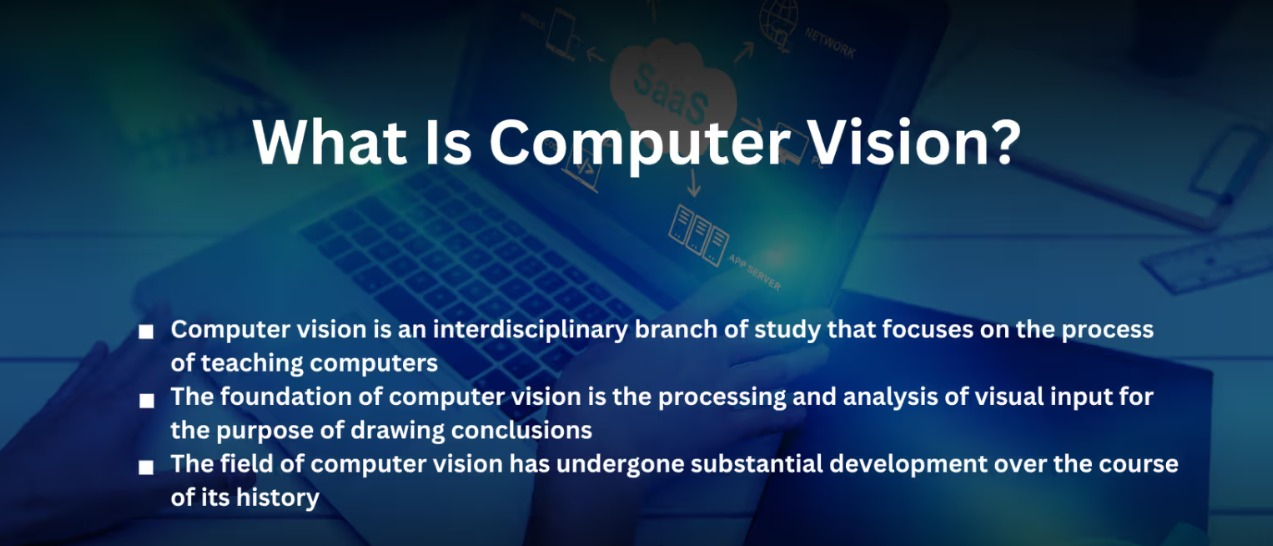
#> input picture Computer Vision/TextExtractionDemo/sample1.jpg, 1273 x 546 px
$ python text_extractor.py
#> lines starting #> are read from the running program, lines starting #| are printed output that depends on the picture; after the words box and inside, x2 and y2 are one past the last pixel; in counts of white or black regions, pixels touching at a corner belong together
import cv2
import pytesseract
import numpy as np

# Set up Tesseract path (update if needed)
pytesseract.pytesseract.tesseract_cmd = r'C:\Tesseract-OCR\tesseract.exe'

# Load the image
image_path = 'sample1.jpg'  # Replace with your image name if different
img = cv2.imread(image_path)
#> img is the input picture: shape (546, 1273, 3); mean B, G, R 93.5, 59.6, 26

# Step 1: Preprocessing
gray = cv2.cvtColor(img, cv2.COLOR_BGR2GRAY)
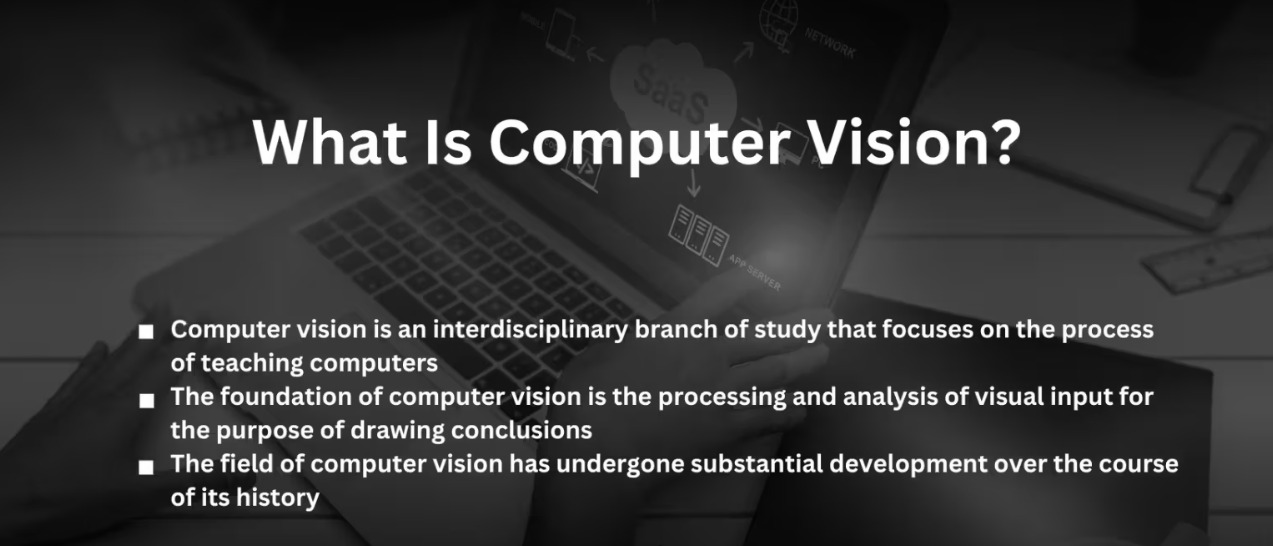
#> gray: shape (546, 1273); min 3, max 255, mean 53.5
blur = cv2.GaussianBlur(gray, (5, 5), 0)
_, thresh = cv2.threshold(blur, 0, 255, cv2.THRESH_BINARY + cv2.THRESH_OTSU)
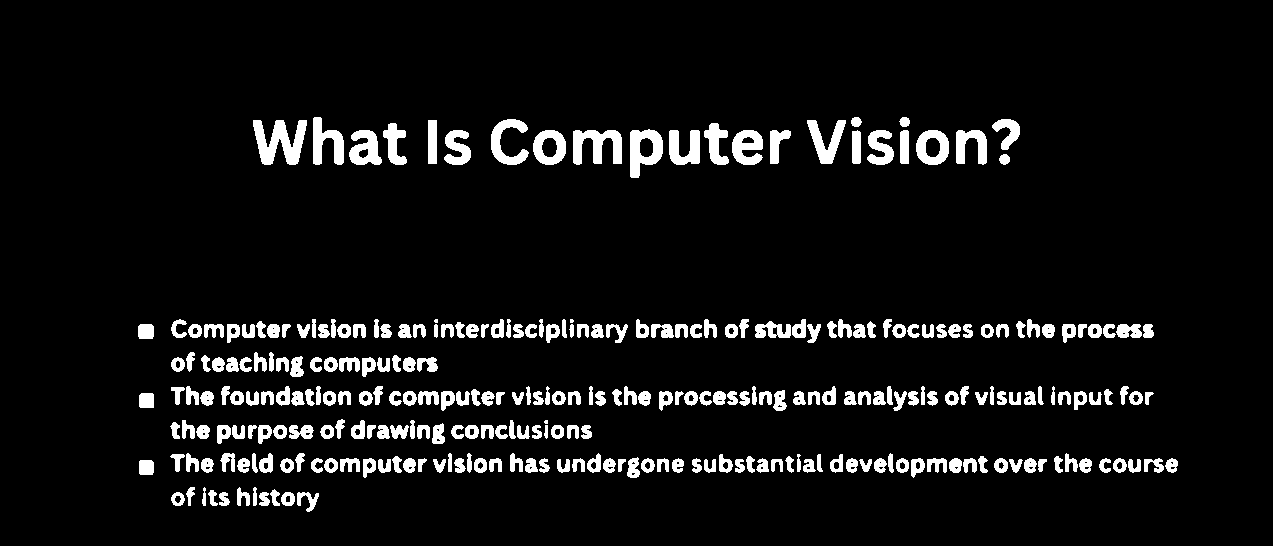
#> thresh: shape (546, 1273); 7.1% white; 294 white regions (3 under 20 px)

# Step 2: Contour Detection to Draw Boxes
contours, _ = cv2.findContours(thresh, cv2.RETR_EXTERNAL, cv2.CHAIN_APPROX_SIMPLE)
#> contours = 294 contours, 3 with area under 20; largest, box (x1, y1, x2, y2) and area: (253, 120, 307, 165) 1266, (630, 129, 663, 178) 1121, (573, 130, 622, 165) 946, (916, 130, 949, 165) 903, (533, 130, 566, 165) 896
for cnt in contours:
    x, y, w, h = cv2.boundingRect(cnt)
    if w > 50 and h > 15:  # filter small areas
        cv2.rectangle(img, (x, y), (x + w, y + h), (0, 255, 0), 2)
#> this loop made 294 passes
#> (x, y, w, h) on passes 1 to 3: (297, 492, 22, 20), (281, 492, 14, 14), (259, 492, 11, 14)
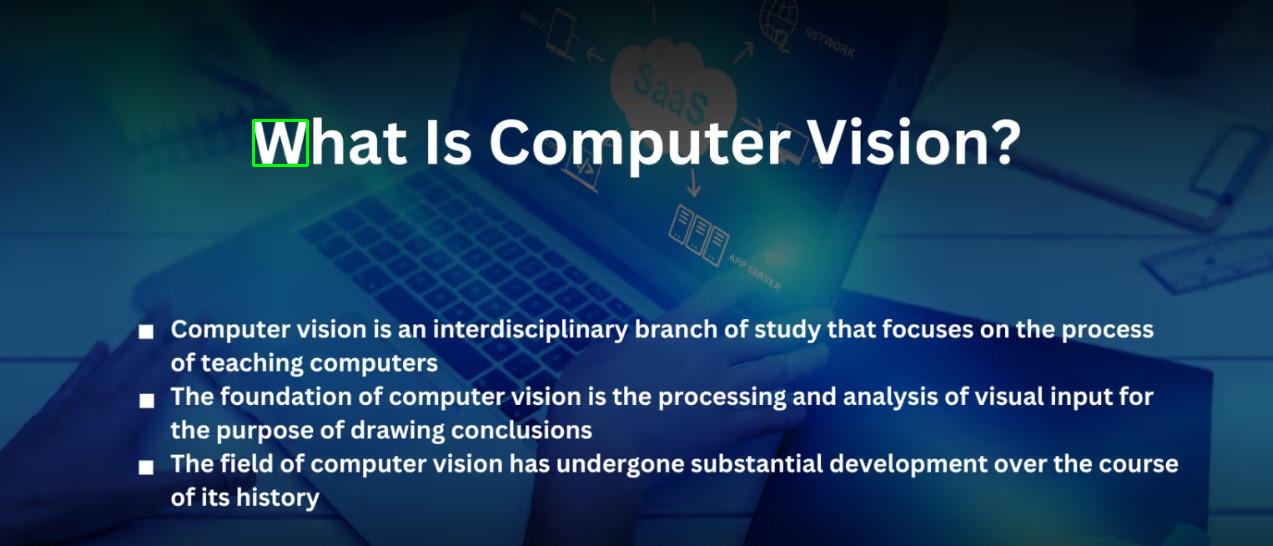
#> img: shape (546, 1273, 3); 0.08% of pixels changed, all inside (x1, y1, x2, y2) = (252, 119, 309, 167)

# Step 3: OCR Text Extraction
custom_config = r'--oem 3 --psm 6'  # config for better OCR results
#> (the run stopped early here; a loop or call above may not have finished)
